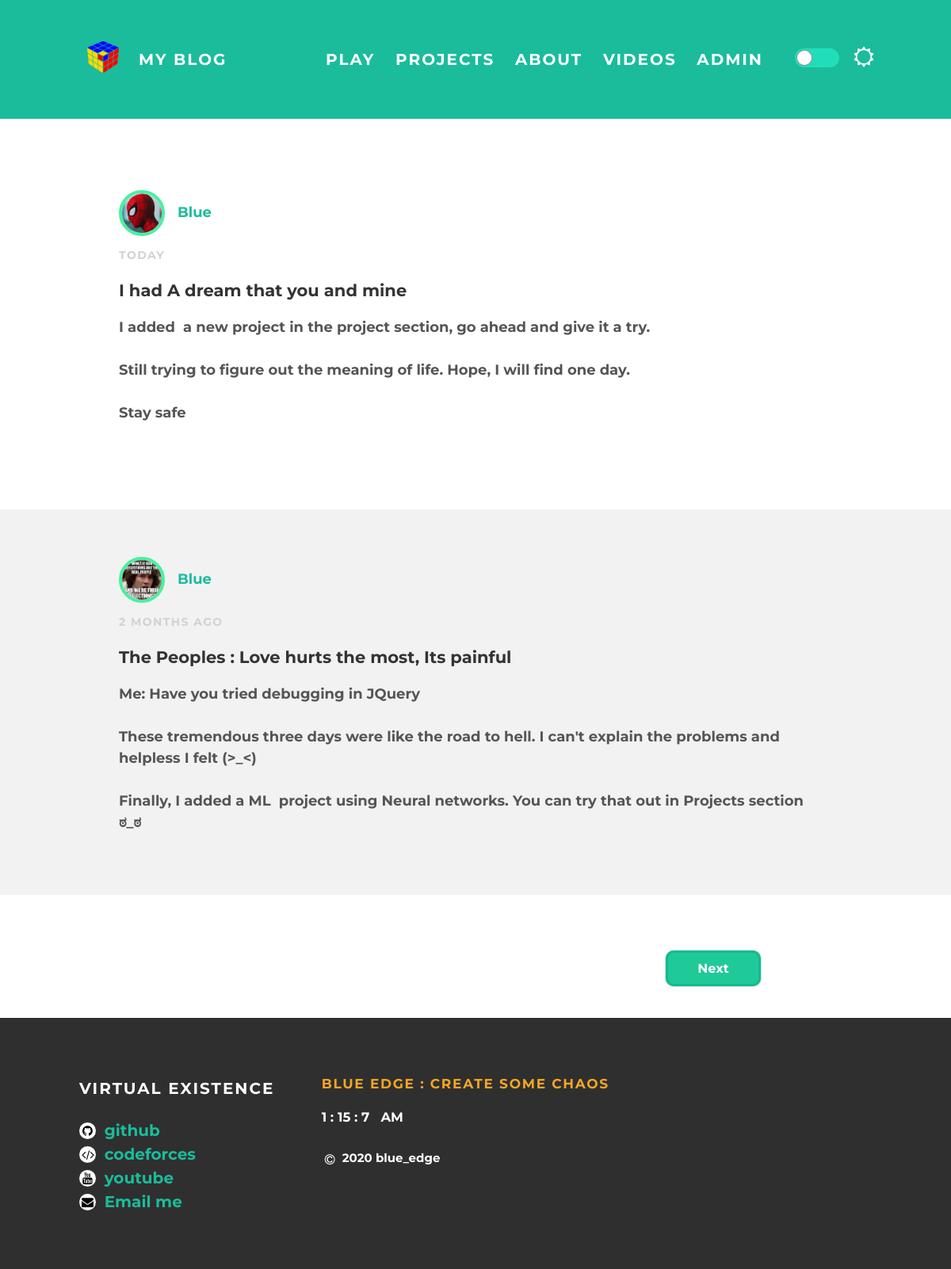
The page / on the database its author committed.
### app.py (models this page shows, shortened)
class Posts(db.Model):
    id = db.Column(db.Integer, unique=True, primary_key=True)
    title = db.Column(db.String(200), nullable=False)
    content = db.Column(db.String(600), nullable=False)
    date = db.Column(db.DateTime, default=datetime.now)
    author = db.Column(db.String(200), default=para['user'])
    image = db.Column(db.String(30), default=giveme())

### app.py (the view)
@app.route('/')
def index():
    posts = Posts.query.order_by(Posts.date.desc()).all()
    tp = para['nofpost']
    last = len(posts) // tp + (len(posts) % tp != 0)
    if last == 1:
        return render_template('index.html', posts=posts, prev="#", next="#")
    page = request.args.get('page')
    try:
        page = int(page)
    except(Exception):
        page = 0
    posts = posts[page * tp:min((page + 1) * tp, len(posts))]
    prev = "?page=" + str(page - 1) if page > 0 else "#"
    next = "?page=" + str(page + 1) if page < last - 1 else "#"
    return render_template('index.html', posts=posts, prev=prev, next=next)

### templates/index.html (shortened to what this page needs)
{%extends "base.html" %}
{%block body%}
    <div id="content">
      {% for post in posts %}
        {% set fname = 'img/post/'+post.image %}
        <div class="post-container">
          <div class="post">
            <div class="post-author">
              <img src="{{ url_for('static',filename=fname)}}"><span>{{post.author}}</span>
            </div>
            <p class="post-date" name="dated" id="{{post.date}}"></p>
            <h3 class="post-title">{{post.title}}</h3>
            <div class="post-content">
              <pre>{{post.content}}</pre>
            </div>
          </div>
        </div>
      {% endfor %}
    </div>
    <div class="buttons">
      <a class="pager" href="{{next}}" name="next" >Next</a>
    </div>
{%endblock%}

### static/css/styles.css (style rules this page uses)
body[data-theme="light"] { background-color: white; color: #555; margin: 0; font-family: 'Montserrat', sans-serif; }
.post { max-width: 900px; margin-top: 30px; margin-bottom: 30px; margin-left: auto; margin-right: auto; padding: 60px; border-radius: 15px; transition: 0.5s; }
body[data-theme="light"] pre { font-family: 'Montserrat', sans-serif; white-space: pre-wrap; word-wrap: break-word; line-height: 1.5; margin-block-start: 1em; margin-block-end: 1em; font-size: 18px; font-weight: bold; color: #555; }
body[data-theme="light"] .post-author img { width: 50px; height: 50px; vertical-align: middle; border-radius: 50%; border: 4px solid #46f1a2; }
.post-container { margin: 0 auto; font-size: 18px; font-weight: bold; }
body[data-theme="light"] .post-container:nth-child(even) { background-color: #f2f2f2; }
.post-author span { color: #1abc9c; margin-left: 16px; }
.post-date { color: #D2D2D2; font-size: 14px; font-weight: bold; text-transform: uppercase; letter-spacing: 0.1em; }
body[data-theme="light"] h3 { color: #333; }
p { line-height: 1.5; }
a { color: #1abc9c; text-decoration: none; }
body[data-theme="light"] .pager { width: 10%; color: white; margin: 40px; background-color: #20c998; border: none; font-weight: bold; font-size: 16px; padding: 10px; cursor: pointer; box-sizing: border-box; border: 3px solid #0fbc92; border-radius: 10px; box-shadow: 0px 0px 2px #888888; transition: 0.5s; }
.pager, select { outline: none; }
.buttons { text-align: center; vertical-align: middle; display: flex; align-content: space-between; justify-content: space-around; }

### rows shown on the page
Posts: shows a picture, author "Blue", title "I had A dream that you and mine", content "I added a new project in the project section, go ahead and give it a try. Still trying to figure out the meaning of life. Hope, I will find one day. Stay safe"
Posts: shows a picture, author "Blue", title "The Peoples : Love hurts the most, Its painful", content "Me: Have you tried debugging in JQuery These tremendous three days were like the road to hell. I can't explain the problems and helpless I felt (>_<) Finally, I added a ML project using Neural networks. You can try that out in Projects section ಠ_ಠ"
